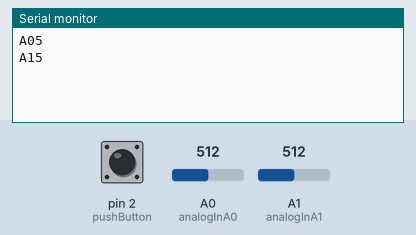
Simulated run of this sketch. Board: Arduino Uno, built with avr-gcc and run on an emulated ATmega328P. Shown: the last lines printed to the serial monitor. The inputs (shaded band) are chosen by the test bench; at power-on: pin 2 (pushButton) HIGH, A0 (analogInA0) = 512, A1 (analogInA1) = 512.

Above: at 1.2 s.
1.3 s: pin 2 (pushButton) pulled LOW for 0.15 s
At 2.2 s:
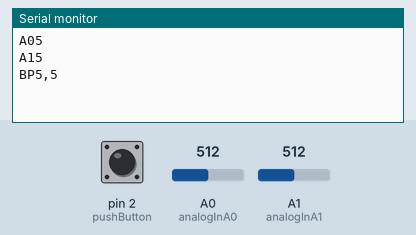
2.9 s: A0 (analogInA0) set to 716
At 3.4 s:
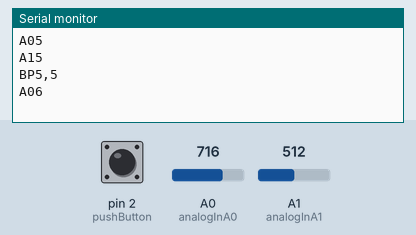
4.4 s: A1 (analogInA1) set to 716
At 5.6 s:
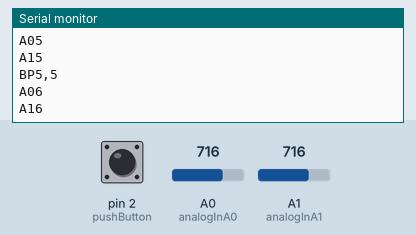
5.9 s: pin 2 (pushButton) pulled LOW for 1 s
At 6.9 s:
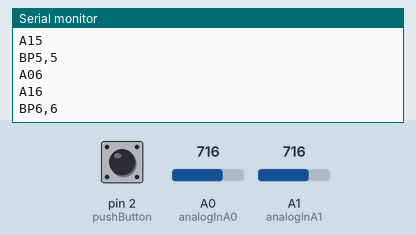
8.4 s: A0 (analogInA0) set to 900
At 8.8 s:
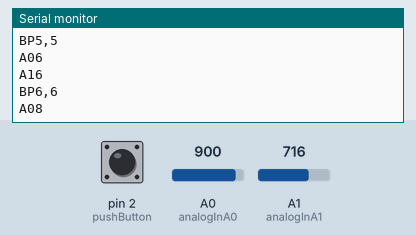
9.9 s: A1 (analogInA1) set to 900
At 11.1 s:
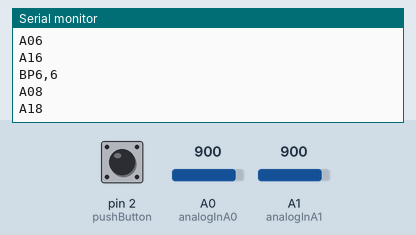
Timing chart, 0 to 12.4 s (numbered marks = the images above; inputs shaded):
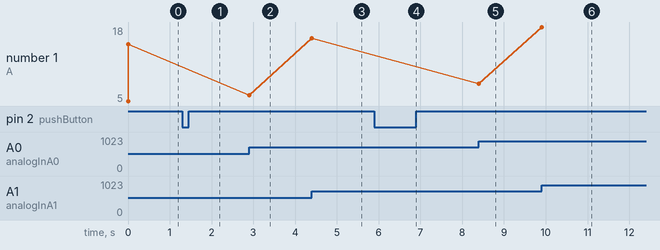

Measured:
- after the input at 1.3 s, the serial monitor: prints a new line at once (image 1)
- after the input at 2.9 s, the serial monitor: prints a new line at once (image 2)
- after the input at 4.4 s, the serial monitor: prints a new line at once (image 3)
- after the input at 5.9 s, the serial monitor: prints a new line at once (image 4)
- after the input at 8.4 s, the serial monitor: prints a new line at once (image 5)
- after the input at 9.9 s, the serial monitor: prints a new line at once (image 6)
- plotted number 1: 15 → 6 after the input at 2.9 s, 6 → 16 after the input at 4.4 s, 16 → 8 after the input at 8.4 s, 8 → 18 after the input at 9.9 s

The sketch:

chapter06.ino
```cpp
int const analogInA0 = A0;
int const analogInA1 = A1;
int const pushButton = 2;
int const ledPin = 9;

bool lastButtonState = 0;
int a0LastValue = 0;
int a1LastValue = 0;

String const a0String = "A0";
String const a1String = "A1";
String const pushButtonString = "BP";

int serverValueRemapped = 0;
char charRead;
String inputString = "";

void setup()
{
    Serial.begin(9600);
    pinMode(pushButton, INPUT_PULLUP);
}

void loop()
{
    int const a0Value = map(analogRead(analogInA0), 0, 1023, 0, 10);
    int const a1Value = map(analogRead(analogInA1), 0, 1023, 0, 10);
    a0LastValue = CheckValue(a0Value, a0LastValue, a0String);
    a1LastValue = CheckValue(a1Value, a1LastValue, a1String);

    bool const buttonStateUp = digitalRead(pushButton);

    if (lastButtonState != buttonStateUp) {
        lastButtonState = buttonStateUp;
        if (buttonStateUp == false) {
            Serial.println(pushButtonString + a0Value + "," + a1Value);
        }
    }
    checkSerialRead();
}

int CheckValue(int const aValue, int const aLastValue, String const aString)
{
    int curLastValue = aLastValue;

    if (aValue != aLastValue) {
        Serial.println(aString + aValue);
        curLastValue = aValue;
    }

    return curLastValue;
}

void checkSerialRead()
{
    if (Serial.available()) {
        charRead = Serial.read();
        if (charRead != 'T') {
            inputString += charRead;
        } else {
            int convertedString = inputString.toInt();
            serverValueRemapped = map(convertedString, 0, 100, 0, 255);
            analogWrite(ledPin, serverValueRemapped);
            inputString = "";
        }
    }
}
```
